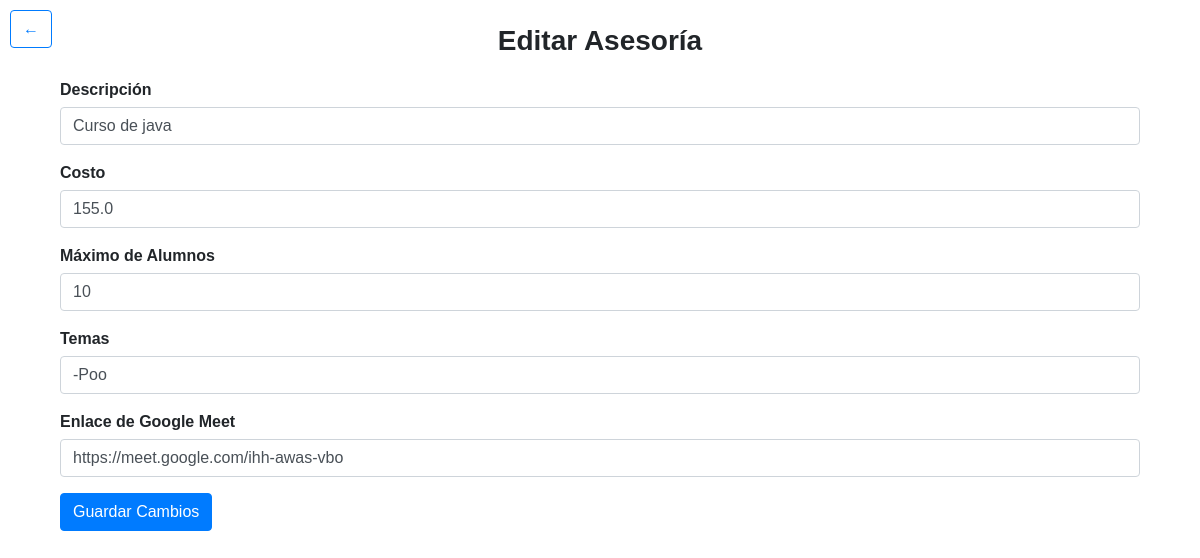
/editar_asesoria/1 (signed in), run on the app's committed database.
### app.py (models this page shows)
class Asesoria(db.Model):
    id = db.Column(db.Integer, primary_key=True)
    descripcion = db.Column(db.String(200), nullable=False)
    costo = db.Column(db.Float, nullable=False)
    max_alumnos = db.Column(db.Integer, nullable=False)
    temas = db.Column(db.String(200), nullable=False)
    maestro_id = db.Column(db.Integer, db.ForeignKey('user.id'), nullable=False)
    alumnos = db.relationship('User', secondary=asesoria_alumno, back_populates='asesorias')
    total_pagado = db.Column(db.Float, default=0.0)
    meet_link = db.Column(db.String(200), nullable=True)  # Nueva columna

### app.py (the view, shortened to what this page needs)
@app.route('/editar_asesoria/<int:id>', methods=['GET', 'POST'])
@login_required
def editar_asesoria(id):
    asesoria = Asesoria.query.get_or_404(id)
    if asesoria.maestro_id != current_user.id:
        flash('No tienes permiso para editar esta asesoría.')
        return redirect(url_for('ver_asesorias_totales'))
    return render_template('editar_asesoria.html', asesoria=asesoria)

### app.py (called while the page is built)
@login_manager.user_loader
def load_user(user_id):
    return User.query.get(int(user_id))

### templates/editar_asesoria.html
{% extends 'base.html' %}
{% block content %}
<button class="btn btn-outline-primary" onclick="window.history.back();" style="position: absolute; top: 10px; left: 10px;">←</button>
<div class="container mt-4">
    <h2 class="text-center">Editar Asesoría</h2>
    <form method="POST" action="{{ url_for('editar_asesoria', id=asesoria.id) }}">
        <div class="form-group">
            <label for="descripcion">Descripción</label>
            <input type="text" class="form-control" id="descripcion" name="descripcion" value="{{ asesoria.descripcion }}" required>
        </div>
        <div class="form-group">
            <label for="costo">Costo</label>
            <input type="number" class="form-control" id="costo" name="costo" value="{{ asesoria.costo }}" required>
        </div>
        <div class="form-group">
            <label for="max_alumnos">Máximo de Alumnos</label>
            <input type="number" class="form-control" id="max_alumnos" name="max_alumnos" value="{{ asesoria.max_alumnos }}" required>
        </div>
        <div class="form-group">
            <label for="temas">Temas</label>
            <input type="text" class="form-control" id="temas" name="temas" value="{{ asesoria.temas }}" required>
        </div>
        <div class="form-group">
            <label for="meet_link">Enlace de Google Meet</label>
            <input type="url" class="form-control" id="meet_link" name="meet_link" value="{{ asesoria.meet_link }}" required>
        </div>
        <button type="submit" class="btn btn-primary">Guardar Cambios</button>
    </form>
</div>
{% endblock %}

### static/style.css (style rules this page uses)
body { margin: 0; padding: 0; height: 100vh; background: url('/static/Fondo1.jpeg') no-repeat center center fixed; background-size: cover; font-family: Arial, sans-serif; }
h2 { margin-bottom: 20px; font-size: 28px; font-weight: bold; }
label { display: block; margin-bottom: 5px; font-weight: bold; }
input { width: 100%; padding: 12px; margin-bottom: 15px; border: 1px solid #ccc; border-radius: 10px; }
button { background-color: white; color: #007BFF; border: none; padding: 12px; border-radius: 10px; cursor: pointer; font-weight: bold; }
.text-center { text-align: center; font-weight: bold; }

### data on the page
Asesoria: descripcion "Curso de java", costo "155.0", max_alumnos "10", temas "-Poo", meet_link "https://meet.google.com/ihh-awas-vbo"
